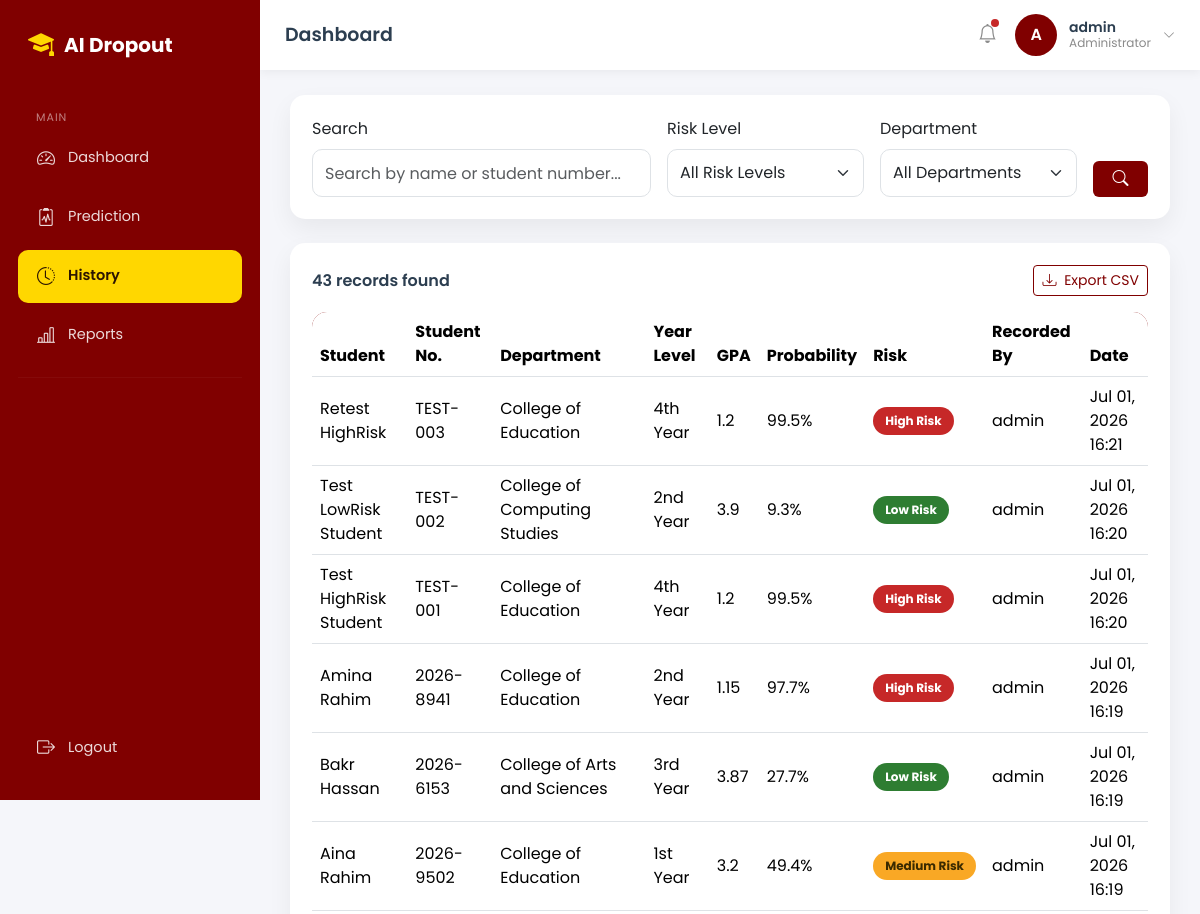
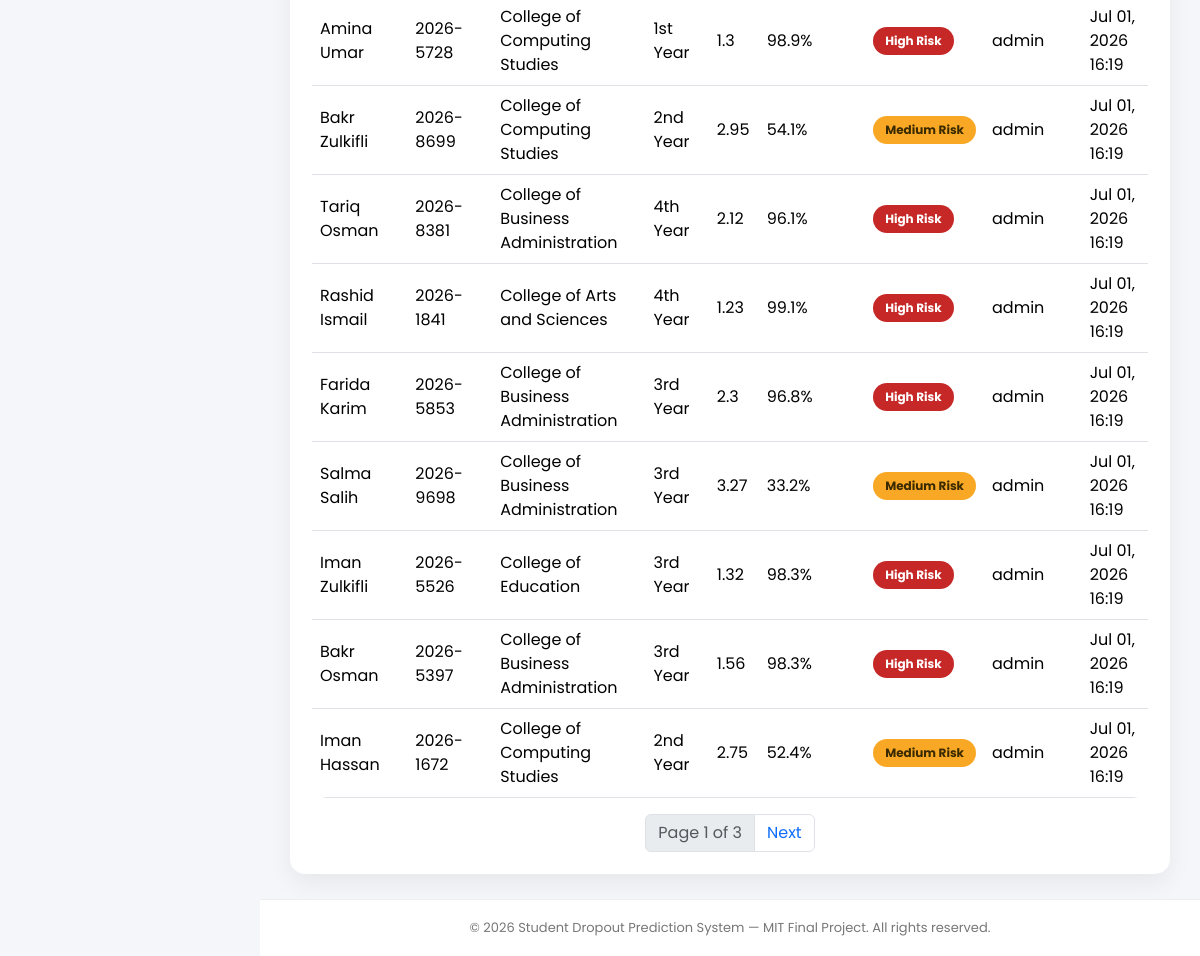
Page /history/ (signed in) on the committed database (2 pictures, top to bottom).
### predictor/models.py (models this page shows, shortened)
class PredictionRecord(models.Model):
    GENDER_CHOICES = [
        (0, "Female"),
        (1, "Male"),
    ]
    YES_NO_CHOICES = [
        (0, "No"),
        (1, "Yes"),
    ]
    SEMESTER_CHOICES = [
        (0, "1st Year"),
        (1, "2nd Year"),
        (2, "3rd Year"),
        (3, "4th Year"),
    ]
    DEPARTMENT_CHOICES = [
        (0, "College of Computing Studies"),
        (1, "College of Engineering"),
        (2, "College of Education"),
        (3, "College of Arts and Sciences"),
        (4, "College of Business Administration"),
    ]
    PARENTAL_EDUCATION_CHOICES = [
        (0, "Elementary"),
        (1, "High School"),
        (2, "College"),
        (3, "Postgraduate"),
    ]
    RISK_LOW = "LOW"
    RISK_MEDIUM = "MEDIUM"
    RISK_HIGH = "HIGH"
    RISK_LEVEL_CHOICES = [
        (RISK_LOW, "Low Risk"),
        (RISK_MEDIUM, "Medium Risk"),
        (RISK_HIGH, "High Risk"),
    ]
    student_name = models.CharField(max_length=150)
    student_number = models.CharField(max_length=50, blank=True)
    age = models.FloatField()
    gender = models.IntegerField(choices=GENDER_CHOICES)
    family_income = models.FloatField(help_text="Monthly family income in PHP")
    internet_access = models.IntegerField(choices=YES_NO_CHOICES)
    study_hours_per_day = models.FloatField()
    attendance_rate = models.FloatField(help_text="0.0 - 1.0")
    assignment_delay_days = models.FloatField()
    travel_time_minutes = models.FloatField()
    part_time_job = models.IntegerField(choices=YES_NO_CHOICES)
    scholarship = models.IntegerField(choices=YES_NO_CHOICES)
    stress_index = models.FloatField(help_text="0.0 - 10.0")
    gpa = models.FloatField()
    semester_gpa = models.FloatField()
    cgpa = models.FloatField()
    semester = models.IntegerField(choices=SEMESTER_CHOICES)
    department = models.IntegerField(choices=DEPARTMENT_CHOICES)
    parental_education = models.IntegerField(choices=PARENTAL_EDUCATION_CHOICES)
    dropout_probability = models.FloatField()
    predicted_class = models.IntegerField(help_text="0 = will stay, 1 = predicted dropout")
    risk_level = models.CharField(max_length=10, choices=RISK_LEVEL_CHOICES)
    created_by = models.ForeignKey(
        settings.AUTH_USER_MODEL,
        on_delete=models.SET_NULL,
        null=True,
        related_name="predictions",
    )
    created_at = models.DateTimeField(auto_now_add=True)
    class Meta:
        ordering = ["-created_at"]
    @property
    def dropout_probability_percent(self):
        return self.dropout_probability * 100

### predictor/views.py (the view, shortened to what this page needs)
# urls.py: path("history/", views.history_view, name="history"),
@login_required(login_url="login")
def history_view(request):
    search_form = HistorySearchForm(request.GET or None)
    records = PredictionRecord.objects.select_related("created_by")
    paginator = Paginator(records, 15)
    page_number = request.GET.get("page")
    page_obj = paginator.get_page(page_number)
    return render(request, "history.html", {
        "search_form": search_form,
        "page_obj": page_obj,
        "total_count": records.count(),
    })

### predictor/forms.py
class HistorySearchForm(forms.Form):
    q = forms.CharField(required=False, widget=forms.TextInput(attrs={
        "class": "form-control", "placeholder": "Search by name or student number..."
    }))
    risk_level = forms.ChoiceField(
        required=False,
        choices=[("", "All Risk Levels")] + PredictionRecord.RISK_LEVEL_CHOICES,
        widget=forms.Select(attrs={"class": "form-select"}),
    )
    department = forms.ChoiceField(
        required=False,
        choices=[("", "All Departments")] + PredictionRecord.DEPARTMENT_CHOICES,
        widget=forms.Select(attrs={"class": "form-select"}),
    )

### predictor/templates/history.html (shortened to what this page needs)
{% extends 'dashboard_base.html' %}
{% block page_content %}
<div class="panel mb-4">
  <form method="GET" class="row g-3 align-items-end">
    <div class="col-md-5">
      <label class="form-label">Search</label>
      {{ search_form.q }}
    </div>
    <div class="col-md-3">
      <label class="form-label">Risk Level</label>
      {{ search_form.risk_level }}
    </div>
    <div class="col-md-3">
      <label class="form-label">Department</label>
      {{ search_form.department }}
    </div>
    <div class="col-md-1">
      <button type="submit" class="btn btn-primary w-100"><i class="bi bi-search"></i></button>
    </div>
  </form>
</div>
<div class="panel">
  <div class="panel-title d-flex justify-content-between align-items-center">
    <span>{{ total_count }} record{{ total_count|pluralize }} found</span>
    <a href="{% url 'history_export' %}?{{ request.GET.urlencode }}" class="btn btn-sm btn-outline-primary">
      <i class="bi bi-download me-1"></i> Export CSV
    </a>
  </div>
  <div class="table-responsive">
    <table class="table align-middle">
      <thead>
        <tr>
          <th>Student</th>
          <th>Student No.</th>
          <th>Department</th>
          <th>Year Level</th>
          <th>GPA</th>
          <th>Probability</th>
          <th>Risk</th>
          <th>Recorded By</th>
          <th>Date</th>
        </tr>
      </thead>
      <tbody>
        {% for r in page_obj %}
        <tr>
          <td>{{ r.student_name }}</td>
          <td>{{ r.student_number|default:"—" }}</td>
          <td>{{ r.get_department_display }}</td>
          <td>{{ r.get_semester_display }}</td>
          <td>{{ r.gpa }}</td>
          <td>{{ r.dropout_probability_percent|floatformat:1 }}%</td>
          <td><span class="badge risk-{{ r.risk_level|lower }}">{{ r.get_risk_level_display }}</span></td>
          <td>{{ r.created_by.username|default:"—" }}</td>
          <td>{{ r.created_at|date:"M d, Y H:i" }}</td>
        </tr>
        {% empty %}
        <tr><td colspan="9" class="text-center text-muted py-4">No prediction records match your filters.</td></tr>
        {% endfor %}
      </tbody>
    </table>
  </div>
  {% if page_obj.has_other_pages %}
  <nav>
    <ul class="pagination justify-content-center mb-0">
      <li class="page-item disabled"><span class="page-link">Page {{ page_obj.number }} of {{ page_obj.paginator.num_pages }}</span></li>
      {% if page_obj.has_next %}
        <li class="page-item"><a class="page-link" href="?page={{ page_obj.next_page_number }}&{{ request.GET.urlencode }}">Next</a></li>
      {% endif %}
    </ul>
  </nav>
  {% endif %}
</div>
{% endblock %}

### predictor/templates/partials/navbar.html (shortened to what this page needs)
<div class="navbar-top">
  <div class="navbar-left">
    <div class="page-title">{% block page_title %}Dashboard{% endblock %}</div>
  </div>
  <div class="navbar-right">
    <button class="navbar-icon-btn">
      <i class="bi bi-bell"></i>
      <span class="dot"></span>
    </button>
    <div class="dropdown">
      <div class="user-profile" data-bs-toggle="dropdown" aria-expanded="false">
        <div class="avatar">{{ request.user.username|first|upper }}</div>
        <div class="user-meta">
          <div class="user-name">{{ request.user.username }}</div>
          <div class="user-role">Administrator</div>
        </div>
        <i class="bi bi-chevron-down" style="font-size:12px;color:var(--gray);"></i>
      </div>
    </div>
  </div>
</div>

### predictor/static/css/style.css (style rules this page uses)
:root { --primary:#800000; --primary-dark:#5C0000; --secondary:#FFD700; --danger:#C62828; --success:#2E7D32; --warning:#F9A825; --white:#ffffff; --light:#F5F6FA; --gray:#8A8A8A; --dark:#2C3E50; --sidebar-width:260px; }
* { margin:0; padding:0; box-sizing:border-box; font-family:'Poppins',sans-serif; }
body { background:var(--light); overflow-x:hidden; }
a { text-decoration:none; }
.form-control, .form-select { height:48px; border-radius:10px; }
.navbar-top { background:white; padding:14px 25px; box-shadow:0 2px 10px rgba(0,0,0,.06); display:flex; justify-content:space-between; align-items:center; position:sticky; top:0; z-index:900; }
.navbar-left { display:flex; align-items:center; gap:15px; }
.page-title { font-size:19px; font-weight:600; color:var(--dark); }
.navbar-right { display:flex; align-items:center; gap:18px; }
.navbar-icon-btn { position:relative; background:none; border:none; font-size:19px; color:var(--gray); cursor:pointer; }
.navbar-icon-btn .dot { position:absolute; top:-2px; right:-2px; width:8px; height:8px; background:var(--danger); border-radius:50%; }
.user-profile { display:flex; align-items:center; gap:12px; cursor:pointer; }
.avatar { width:42px; height:42px; background:var(--primary); border-radius:50%; display:flex; align-items:center; justify-content:center; color:white; font-weight:600; flex-shrink:0; }
.user-profile .user-meta { line-height:1.2; }
.user-profile .user-name { font-size:14px; font-weight:600; color:var(--dark); }
.user-profile .user-role { font-size:12px; color:var(--gray); }
.panel { background:white; border-radius:15px; padding:22px; box-shadow:0 10px 25px rgba(0,0,0,.06); }
.panel-title { font-size:16px; font-weight:600; color:var(--dark); margin-bottom:16px; }
.table { background:white; border-radius:15px; overflow:hidden; }
.table thead { background:var(--primary); color:white; }
.btn-primary { background:var(--primary); border:none; }
.btn-outline-primary { color:var(--primary); border-color:var(--primary); }
.badge-danger, .badge.risk-high { background:var(--danger); color:white; padding:8px 12px; border-radius:20px; }
.badge-success, .badge.risk-low { background:var(--success); color:white; padding:8px 12px; border-radius:20px; }
.badge.risk-medium { background:var(--warning); color:#3a2a00; padding:8px 12px; border-radius:20px; }

### rows in the picture
PredictionRecord: student_name "Retest HighRisk", student_number "TEST-003", department "College of Education", semester "4th Year", gpa "1.2", dropout_probability_percent "99.5", risk_level "High Risk", created_by.username "admin", created_at "Jul 01, 2026 16:21"
PredictionRecord: student_name "Test LowRisk Student", student_number "TEST-002", department "College of Computing Studies", semester "2nd Year", gpa "3.9", dropout_probability_percent "9.3", risk_level "Low Risk", created_by.username "admin", created_at "Jul 01, 2026 16:20"
PredictionRecord: student_name "Test HighRisk Student", student_number "TEST-001", department "College of Education", semester "4th Year", gpa "1.2", dropout_probability_percent "99.5", risk_level "High Risk", created_by.username "admin", created_at "Jul 01, 2026 16:20"
PredictionRecord: student_name "Amina Rahim", student_number "2026-8941", department "College of Education", semester "2nd Year", gpa "1.15", dropout_probability_percent "97.7", risk_level "High Risk", created_by.username "admin", created_at "Jul 01, 2026 16:19"
PredictionRecord: student_name "Bakr Hassan", student_number "2026-6153", department "College of Arts and Sciences", semester "3rd Year", gpa "3.87", dropout_probability_percent "27.7", risk_level "Low Risk", created_by.username "admin", created_at "Jul 01, 2026 16:19"
PredictionRecord: student_name "Aina Rahim", student_number "2026-9502", department "College of Education", semester "1st Year", gpa "3.2", dropout_probability_percent "49.4", risk_level "Medium Risk", created_by.username "admin", created_at "Jul 01, 2026 16:19"
PredictionRecord: student_name "Amina Umar", student_number "2026-5728", department "College of Computing Studies", semester "1st Year", gpa "1.3", dropout_probability_percent "98.9", risk_level "High Risk", created_by.username "admin", created_at "Jul 01, 2026 16:19"
PredictionRecord: student_name "Bakr Zulkifli", student_number "2026-8699", department "College of Computing Studies", semester "2nd Year", gpa "2.95", dropout_probability_percent "54.1", risk_level "Medium Risk", created_by.username "admin", created_at "Jul 01, 2026 16:19"
PredictionRecord: student_name "Tariq Osman", student_number "2026-8381", department "College of Business Administration", semester "4th Year", gpa "2.12", dropout_probability_percent "96.1", risk_level "High Risk", created_by.username "admin", created_at "Jul 01, 2026 16:19"
PredictionRecord: student_name "Rashid Ismail", student_number "2026-1841", department "College of Arts and Sciences", semester "4th Year", gpa "1.23", dropout_probability_percent "99.1", risk_level "High Risk", created_by.username "admin", created_at "Jul 01, 2026 16:19"
PredictionRecord: student_name "Farida Karim", student_number "2026-5853", department "College of Business Administration", semester "3rd Year", gpa "2.3", dropout_probability_percent "96.8", risk_level "High Risk", created_by.username "admin", created_at "Jul 01, 2026 16:19"
PredictionRecord: student_name "Salma Salih", student_number "2026-9698", department "College of Business Administration", semester "3rd Year", gpa "3.27", dropout_probability_percent "33.2", risk_level "Medium Risk", created_by.username "admin", created_at "Jul 01, 2026 16:19"
PredictionRecord: student_name "Iman Zulkifli", student_number "2026-5526", department "College of Education", semester "3rd Year", gpa "1.32", dropout_probability_percent "98.3", risk_level "High Risk", created_by.username "admin", created_at "Jul 01, 2026 16:19"
PredictionRecord: student_name "Bakr Osman", student_number "2026-5397", department "College of Business Administration", semester "3rd Year", gpa "1.56", dropout_probability_percent "98.3", risk_level "High Risk", created_by.username "admin", created_at "Jul 01, 2026 16:19"
PredictionRecord: student_name "Iman Hassan", student_number "2026-1672", department "College of Computing Studies", semester "2nd Year", gpa "2.75", dropout_probability_percent "52.4", risk_level "Medium Risk", created_by.username "admin", created_at "Jul 01, 2026 16:19"

### other values in the picture
{{ request.user.username|first|upper }} "A"
{{ request.user.username }} "admin"
{{ total_count }} "43"
{{ page_obj.number }} "1"
{{ page_obj.paginator.num_pages }} "3"
